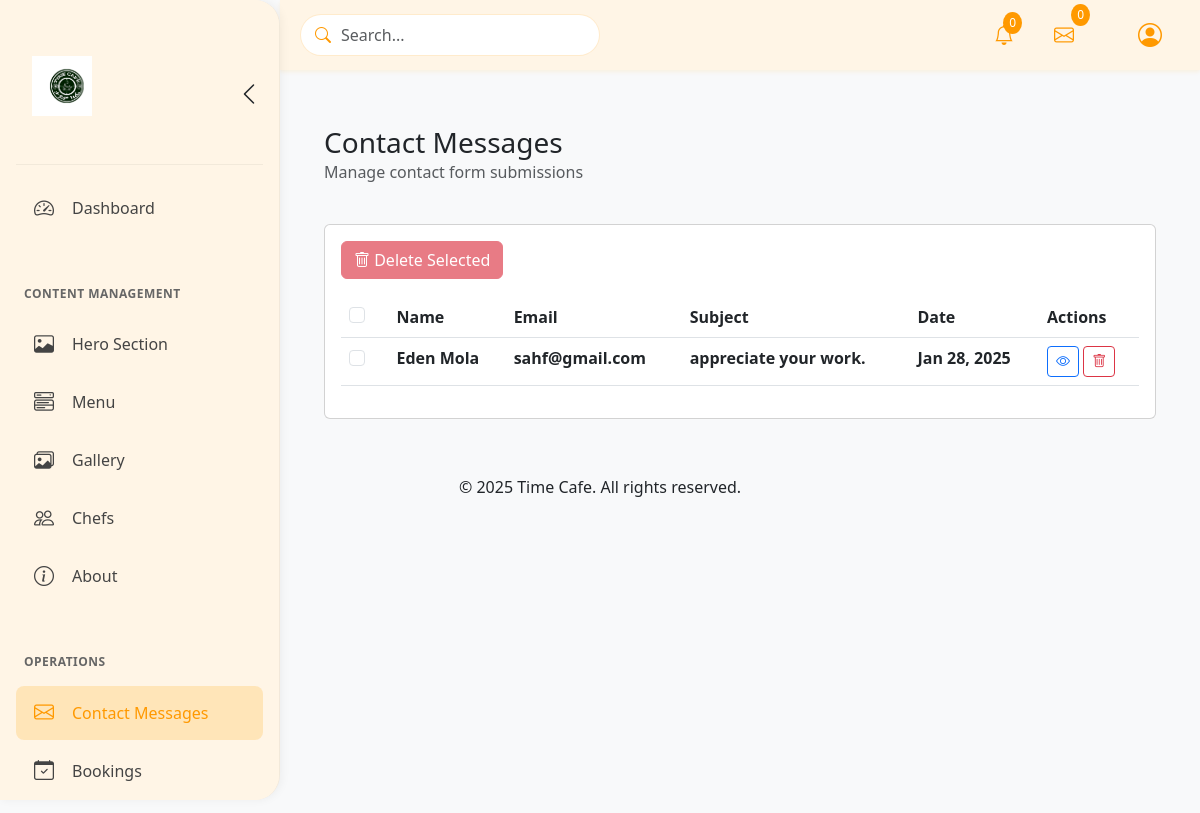
/admin-login/sections/contact_messages.php (signed in), run on the app's committed database.
### tables this page shows
CREATE TABLE settings (
    id INT PRIMARY KEY AUTO_INCREMENT,
    setting_key VARCHAR(50) UNIQUE NOT NULL,
    setting_value TEXT,
    created_at TIMESTAMP DEFAULT CURRENT_TIMESTAMP,
    updated_at TIMESTAMP DEFAULT CURRENT_TIMESTAMP ON UPDATE CURRENT_TIMESTAMP
);

CREATE TABLE `contact_messages` (
  `id` int(11) NOT NULL,
  `name` varchar(255) NOT NULL,
  `email` varchar(255) NOT NULL,
  `subject` varchar(255) NOT NULL,
  `message` text NOT NULL,
  `created_at` timestamp NOT NULL DEFAULT current_timestamp(),
  `is_read` tinyint(1) NOT NULL DEFAULT 0
);

### admin-login/sections/contact_messages.php (the view, shortened to what this page needs)
<?php
require_once '../../db-config.php';
$messages_query = "SELECT * FROM contact_messages ORDER BY created_at DESC";
$messages_result = mysqli_query($connect, $messages_query);
include '../includes/header.php';
?>
<div class="container-fluid py-4">
    <div class="d-flex justify-content-between align-items-center mb-4">
        <div>
            <h1 class="h3 mb-0">Contact Messages</h1>
            <p class="text-muted">Manage contact form submissions</p>
        </div>
    </div>
    <div class="card">
        <div class="card-body">
            <div class="mb-3">
                <button class="btn btn-danger" id="deleteSelected" disabled>
                    <i class="bi bi-trash"></i> Delete Selected
                </button>
            </div>
            <div class="table-responsive">
                <table class="table table-hover">
                    <thead>
                        <tr>
                            <th>
                                <div class="form-check">
                                    <input type="checkbox" class="form-check-input" id="selectAll">
                                </div>
                            </th>
                            <th>Name</th>
                            <th>Email</th>
                            <th>Subject</th>
                            <th>Date</th>
                            <th>Actions</th>
                        </tr>
                    </thead>
                    <tbody>
                        <?php while ($message = mysqli_fetch_assoc($messages_result)): ?>
                            <tr class="<?php echo isset($message['is_read']) && $message['is_read'] ? '' : 'fw-bold'; ?>">
                                <td>
                                    <div class="form-check">
                                        <input type="checkbox" class="form-check-input message-select"
                                               value="<?php echo $message['id']; ?>">
                                    </div>
                                </td>
                                <td><?php echo htmlspecialchars($message['name']); ?></td>
                                <td><?php echo htmlspecialchars($message['email']); ?></td>
                                <td><?php echo htmlspecialchars($message['subject']); ?></td>
                                <td><?php echo date('M d, Y', strtotime($message['created_at'])); ?></td>
                                <td>
                                    <button class="btn btn-sm btn-outline-primary"
                                            onclick="viewMessage(<?php echo $message['id']; ?>)">
                                        <i class="bi bi-eye"></i>
                                    </button>
                                    <button class="btn btn-sm btn-outline-danger"
                                            onclick="deleteMessage(<?php echo $message['id']; ?>)">
                                        <i class="bi bi-trash"></i>
                                    </button>
                                </td>
                            </tr>
                        <?php endwhile; ?>
                    </tbody>
                </table>
            </div>
        </div>
    </div>
</div>
<?php include '../includes/footer.php'; ?>

### admin-login/includes/sidebar.php (shortened to what this page needs)
<?php
$current_page = basename($_SERVER['PHP_SELF']);
$logoStmt = $connect->prepare("SELECT setting_value FROM settings WHERE setting_key = 'brand_logo'");
$logoStmt->execute();
$logoResult = $logoStmt->get_result();
$currentLogo = $logoResult->fetch_assoc()['setting_value'] ?? 'time-logo.png';
if (isset($isSection)) {
    $logoUrl = '../../assets/img/' . htmlspecialchars($currentLogo) . '?v=' . time();
    $logoFallback = '../../assets/img/time-logo.png';
} else {
    $logoUrl = '../assets/img/' . htmlspecialchars($currentLogo) . '?v=' . time();
    $logoFallback = '../assets/img/time-logo.png';
}
?>
<nav id="sidebar">
    <div class="admin-brand">
        <div class="logo-container">
            <img src="<?php echo $logoUrl; ?>"
                 alt="Time Cafe Logo"
                 class="sidebar-logo"
                 onerror="this.src='<?php echo $logoFallback; ?>'">
        </div>
        <button id="sidebar-toggle" class="btn btn-link text-dark p-0">
            <i class="bi bi-chevron-left fs-4"></i>
        </button>
    </div>
    <ul class="nav flex-column">
        <li class="nav-item">
            <a class="nav-link d-flex align-items-center <?php echo $current_page === 'admin_dashboard.php' ? 'active' : ''; ?>"
                href="<?php echo isset($isSection) ? '../admin_dashboard.php' : 'admin_dashboard.php'; ?>">
                <i class="bi bi-speedometer2"></i>
                <span>Dashboard</span>
            </a>
        </li>
        <li class="nav-section">
            <h6 class="section-title text-uppercase fw-bold">Content Management</h6>
        </li>
        <li class="nav-item">
            <a class="nav-link d-flex align-items-center <?php echo $current_page === 'hero.php' ? 'active' : ''; ?>"
               href="<?php echo isset($isSection) ? 'hero.php' : 'sections/hero.php'; ?>">
                <i class="bi bi-image"></i>
                <span>Hero Section</span>
            </a>
        </li>
        <li class="nav-item">
        <a class="nav-link d-flex align-items-center <?php echo $current_page === 'menu.php' ? 'active' : ''; ?>"
        href="<?php echo isset($isSection) ? 'menu.php' : 'sections/menu.php'; ?>">
                <i class="bi bi-menu-button-wide"></i>
                <span>Menu</span>
            </a>
        </li>
        <li class="nav-item">
        <a class="nav-link d-flex align-items-center <?php echo $current_page === 'gallery.php' ? 'active' : ''; ?>"
        href="<?php echo isset($isSection) ? 'gallery.php' : 'sections/gallery.php'; ?>">
                <i class="bi bi-images"></i>
                <span>Gallery</span>
            </a>
        </li>
        <li class="nav-item">
        <a class="nav-link d-flex align-items-center <?php echo $current_page === 'chefs.php' ? 'active' : ''; ?>"
        href="<?php echo isset($isSection) ? 'chefs.php' : 'sections/chefs.php'; ?>">
                <i class="bi bi-people"></i>
                <span>Chefs</span>
            </a>
        </li>
        <li class="nav-item">
        <a class="nav-link d-flex align-items-center <?php echo $current_page === 'about.php' ? 'active' : ''; ?>"
        href="<?php echo isset($isSection) ? 'about.php' : 'sections/about.php'; ?>">
                <i class="bi bi-info-circle"></i>
                <span>About</span>
            </a>
        </li>
        <li class="nav-section">
            <h6 class="section-title text-uppercase fw-bold">Operations</h6>
        </li>
        <li class="nav-item">
        <a class="nav-link d-flex align-items-center <?php echo $current_page === 'menu.php' ? 'active' : ''; ?>"
        href="<?php echo isset($isSection) ? 'contact_messages.php' : 'sections/contact_messages.php'; ?>">
                <i class="bi bi-envelope"></i>
                <span>Contact Messages</span>
            </a>
        </li>
        <li class="nav-item">
        <a class="nav-link d-flex align-items-center <?php echo $current_page === 'bookings.php' ? 'active' : ''; ?>"
        href="<?php echo isset($isSection) ? 'bookings.php' : 'sections/bookings.php'; ?>">
                <i class="bi bi-calendar-check"></i>
                <span>Bookings</span>
            </a>
        </li>
    </ul>
</nav>

### admin-login/css/admin.css (style rules this page uses)
:root { --header-height: 60px; --sidebar-width: 250px; --sidebar-collapsed-width: 70px; --primary-color: #2c3e50; --secondary-color: #34495e; --text-light: #ecf0f1; }
body { margin: 0; padding: 0; min-height: 100vh; background: #f8f9fa; overflow-x: hidden; }
#sidebar-toggle { display: flex; align-items: center; justify-content: center; width: 32px; height: 32px; border-radius: 50%; transition: all 0.3s ease; background: transparent; border: none; color: #666; }
#sidebar-toggle i { transition: transform 0.3s ease; }
#sidebar { background: #fff5e6; width: 280px; height: 100vh; position: fixed; left: 0; top: 0; padding: 1.5rem 1rem; overflow-y: auto; transition: all 0.3s ease; z-index: 1020; border-right: 1px solid rgba(0, 0, 0, 0.05); border-radius: 0 25px 25px 0; scrollbar-width: none; -ms-overflow-style: none; box-shadow: 2px 0 10px rgba(0,0,0,0.05); }
.admin-brand { display: flex; align-items: center; justify-content: space-between; padding: 1rem 0; margin-bottom: 1rem; border-bottom: 1px solid rgba(0, 0, 0, 0.05); }
.nav-section { margin: 1.5rem 0 0.5rem; }
.section-title { font-size: 0.75rem; color: #666; padding: 0 0.5rem; margin: 1.5rem 0 0.5rem; text-transform: uppercase; letter-spacing: 0.5px; }
.nav-link { padding: 0.75rem 1rem; color: #444; border-radius: 0.5rem; margin-bottom: 0.25rem; transition: all 0.2s ease; display: flex; align-items: center; }
.nav-link.active { background-color: rgba(255, 166, 0, 0.2); color: #ff9900; font-weight: 500; }
.nav-link i { font-size: 1.25rem; min-width: 24px; margin-right: 1rem; text-align: center; }
.text-muted { color: #f5f5eb; }
.logo-container { display: flex; align-items: center; padding: 0.5rem 0; }
.sidebar-logo { height: 40px; width: auto; transition: all 0.3s ease; }
#sidebar { width: 280px; transition: width 0.3s ease; }
.logo-container { width: 100%; padding: 1rem; text-align: center; margin-bottom: 1rem; }
.sidebar-logo { height: 60px; width: auto; object-fit: contain; }

### data on the page
settings: setting_value (picture)
contact_messages: name "Eden Mola", email "sahf@gmail.com", subject "appreciate your work.", created_at "Jan 28, 2025"
